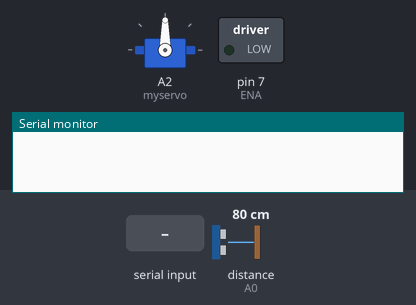
The sketch below on a simulated Arduino Uno, built with avr-gcc and run on an emulated ATmega328P. Shown: servo, switched loads named in the sketch (green lamp = pin HIGH), the last lines printed to the serial monitor. The test bench sets the inputs (shaded band); at power-on: distance to the obstacle (sensor on A0) 80 cm. The echo pulse lasts 58.3 µs per cm; pins used as bus, display or sensor lines are not drawn.

Above: at 2.2 s.
2.3 s: "R" received over Serial
5.3 s: "H" received over Serial
At 9.5 s:
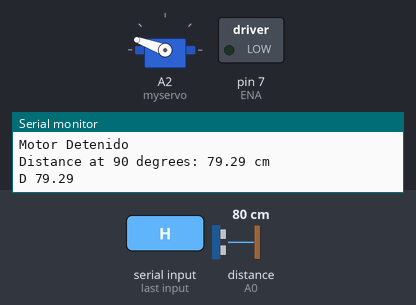
At 15.8 s:
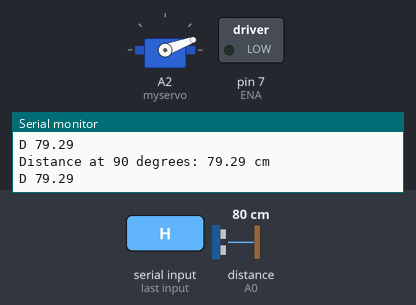
Timing chart, 0 to 18.8 s (numbered marks = the images above; inputs shaded):
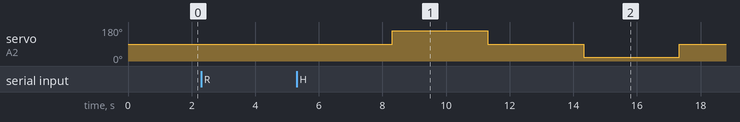

Measured:
- after the input at 5.3 s, servo on A2 (myservo): 90° → 160° after 3.0 s, → 90° 3.0 s later, → 20° 3.0 s later, → 90° 3.0 s later

The sketch:

Codigo_de_Arduino.ino
```cpp
#include <Wire.h>
#include <Servo.h>
#define ENA 7
#define IN1 6
#define IN2 5
#define ENB 1
#define IN3 2
#define IN4 3

int velocidad = 0; // Inicializa la velocidad a 200
unsigned char comando;
Servo myservo;
const int trigPin = A1;
const int echoPin = A0;
bool scanning = false;


void setup() {
  myservo.attach(A2);
  pinMode(trigPin, OUTPUT);
  pinMode(echoPin, INPUT);
  Serial.begin(9600); // Inicializa la comunicación serial
  delay(1000);
}

void loop() {
  if (Serial.available() > 0) {
    char comando = Serial.read();
    Serial.println(comando);
    switch (comando) {
      case 'E':
        motorAdelante();
        break;
      case 'A':
        motorApagar();
        break;
      case 'V':
        ajustarVelocidad();
        break;
      case 'I':
        motorIzquierda();
        break;
      case 'D':
        motorDerecha();
        break;
      case 'R':
        motorAtras();
        break;
      case 'S':
        motorDetener();
        break;
      case 'H':
        if (!scanning) {
          motorDetener();
          scanning = true;
          moveAndCheckDistance(90);
          moveAndCheckDistance(160);
          moveAndCheckDistance(90);
          moveAndCheckDistance(20);
          moveAndCheckDistance(90);
          scanning = false;
        }
        break;
      case 'J':
        motorDetener();
        scanning = false;
        break;
      default:
        break;
    }
  }
}

float checkdistance() {
  digitalWrite(trigPin, LOW);
  delayMicroseconds(2);
  digitalWrite(trigPin, HIGH);
  delayMicroseconds(10);
  digitalWrite(trigPin, LOW);

  float duration = pulseIn(echoPin, HIGH);
  float distance = duration * 0.034 / 2.0; // Speed of sound is 343 m/s or 0.034 cm/microsecond

  return distance;
}

void moveAndCheckDistance(int angle) {
  myservo.write(angle);
  delay(3000);
  float distance = checkdistance();
  Serial.print("Distance at ");
  Serial.print(angle);
  Serial.print(" degrees: ");
  Serial.print(distance);
  Serial.println(" cm");

  // Envía la distancia a través del puerto serial
  Serial.print("D ");  // Marca para indicar que es una distancia
  Serial.println(distance);
}

void motorAdelante() {
  // Enciende el motor hacia adelante
  digitalWrite(IN1, LOW);
  digitalWrite(IN2, HIGH);
  digitalWrite(IN3, LOW);
  digitalWrite(IN4, HIGH);
  actualizarVelocidad();
  Serial.println("Motor encendido hacia adelante");
}

void motorAtras() {
  // Enciende el motor hacia atrás
  digitalWrite(IN1, HIGH);
  digitalWrite(IN2, LOW);
  digitalWrite(IN3, HIGH);
  digitalWrite(IN4, LOW);
  actualizarVelocidad();
  Serial.println("Motor encendido hacia atrás");
}

void motorDerecha() {
  // Enciende el motor hacia la derecha
  digitalWrite(IN1, LOW);
  digitalWrite(IN2, HIGH);
  digitalWrite(IN3, HIGH);
  digitalWrite(IN4, LOW);
  actualizarVelocidad();
  Serial.println("Motor encendido hacia la derecha");
}

void motorIzquierda() {
  // Enciende el motor hacia la izquierda
  digitalWrite(IN1, HIGH);
  digitalWrite(IN2, LOW);
  digitalWrite(IN3, LOW);
  digitalWrite(IN4, HIGH);
  actualizarVelocidad();
  Serial.println("Motor encendido hacia la izquierda");
}

void motorDetener() {
  // Detiene el motor
  digitalWrite(IN1, HIGH);
  digitalWrite(IN2, HIGH);
  digitalWrite(IN3, HIGH);
  digitalWrite(IN4, HIGH);
  actualizarVelocidad();
  Serial.println("Motor Detenido");
}

void motorApagar() {
  // Apaga el motor
  digitalWrite(IN1, LOW);
  digitalWrite(IN2, LOW);
  digitalWrite(IN3, LOW);
  digitalWrite(IN4, LOW);
  actualizarVelocidad();
  Serial.println("Motor apagado");
}

void ajustarVelocidad() {
  // Lee y ajusta la velocidad del motor
  velocidad = Serial.parseInt();
  if( velocidad < 0){
    velocidad = 0;
  } else if (velocidad > 255) {
    velocidad = 255;
  }
  // velocidad = constrain(velocidad, 0, 255); // Asegura que la velocidad esté en el rango correcto
  actualizarVelocidad();
  Serial.print("Velocidad cambiada a ");
  Serial.println(velocidad);
}

void actualizarVelocidad() {
  analogWrite(ENA, velocidad);
  analogWrite(ENB, velocidad);
}
```
